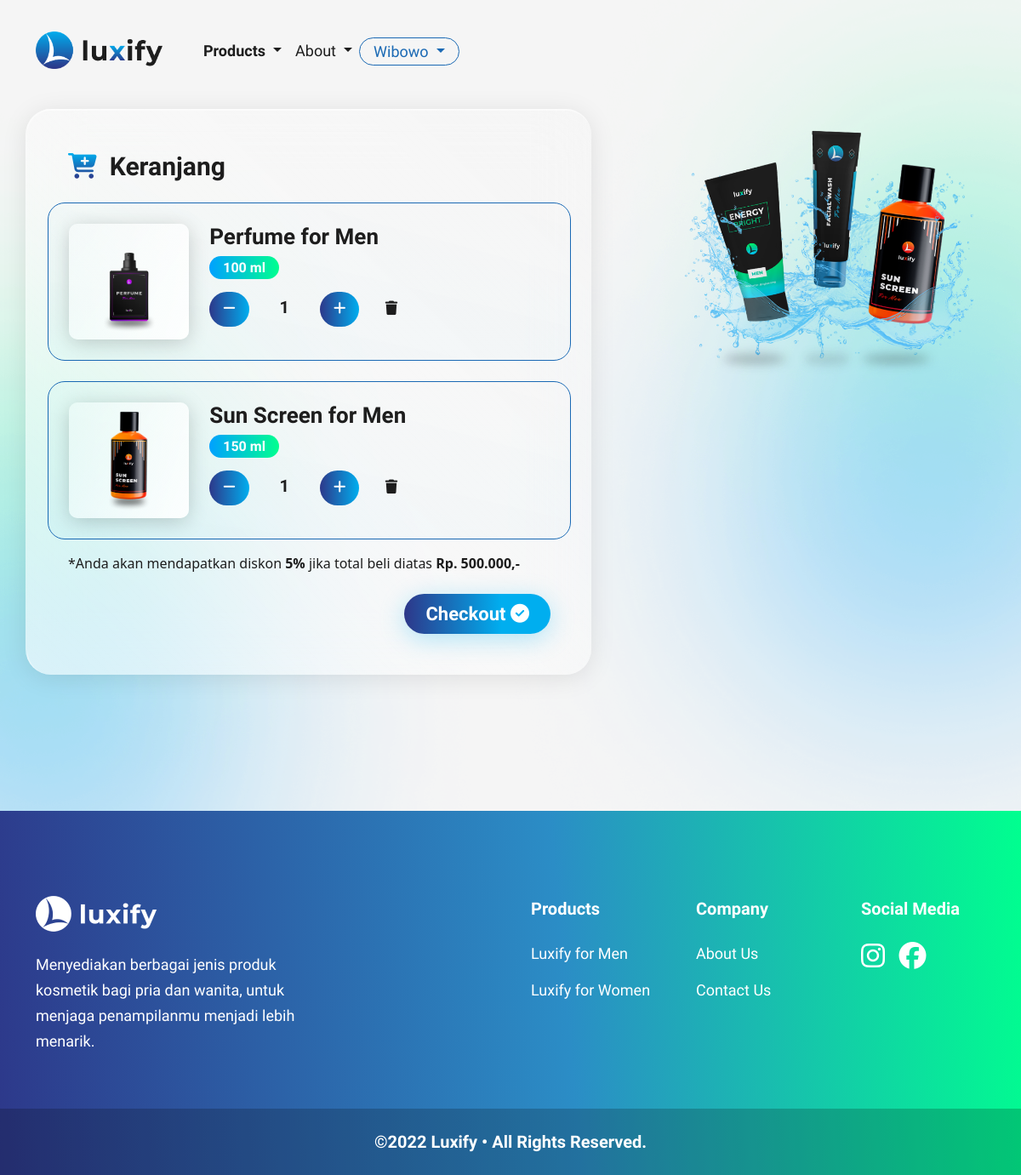
The app's page /cart/index.php (signed in) with its own data.
### tables this page shows
CREATE TABLE `carts` (
  `id` bigint(20) NOT NULL,
  `weights` varchar(255) NOT NULL,
  `quantity` int(11) NOT NULL,
  `product_id` bigint(20) NOT NULL,
  `transaction_id` bigint(20) DEFAULT NULL,
  `user_id` bigint(20) NOT NULL
);

CREATE TABLE `products` (
  `id` bigint(20) NOT NULL,
  `name` varchar(255) NOT NULL,
  `category` varchar(255) NOT NULL,
  `price` int(11) NOT NULL,
  `description` text NOT NULL
);

### cart/index.php (the view, shortened to what this page needs)
<?php
require_once '../connection.php';
$userid = $_SESSION['id'];
$sql = "SELECT carts.quantity, products.id AS 'productID', carts.id AS 'cartID',
            products.category, products.name, products.price, carts.weights, galleries.image
            FROM `carts`
            INNER JOIN products ON products.id = carts.product_id
            INNER JOIN galleries ON products.id = galleries.product_id
            WHERE type='main' AND quantity > 0 AND transaction_id IS NULL AND user_id = $userid
            GROUP BY products.id, carts.weights
            ORDER BY carts.id;";
$result = mysqli_query($conn, $sql);
$rows = [];
while ($row = mysqli_fetch_assoc($result)) {
   $rows[] = $row;
}
$username = $_SESSION['name'];
?>
<!DOCTYPE html>
<html lang="en">
<head>
   <link href="../libraries/bootstrap-5.1.3-dist/css/bootstrap.css" rel="stylesheet">
   <link href="../styles/main.css" rel="stylesheet">
   <link href="../styles/about.css" rel="stylesheet">
   <link href="../styles/cart.css" rel="stylesheet">
</head>
<body>
   <nav class="navbar navbar-expand-lg navbar-light">
      <div class="container py-4">
         <a class="navbar-brand" href="../index.php">
            <img src="../assets/images/luxify-logo-text.png" alt="" height="44">
         </a>
         <div class="collapse navbar-collapse" id="navbarSupportedContent">
            <ul class="navbar-nav me-auto mb-2 mb-lg-0 kopeey-menu">
               <li class="nav-item dropdown">
                  <a class="nav-link dropdown-toggle active" href="#" id="navbarProducts" role="button" data-bs-toggle="dropdown" aria-expanded="false">
                     Products
                  </a>
               </li>
               <li class="nav-item dropdown">
                  <a class="nav-link dropdown-toggle" href="#" id="navbarAbout" role="button" data-bs-toggle="dropdown" aria-expanded="false">
                     About
                  </a>
               </li>
               <li class="nav-item dropdown">
                  <div class="btn-outline-admin px-2 text-center">
                     <a class="nav-link dropdown-toggle" href="#" id="navbarUser" role="button" data-bs-toggle="dropdown" aria-expanded="false">
                        <?= $username ?>
                     </a>
                  </div>
               </li>
            </ul>
         </div>
      </div>
   </nav>
   <section class="kopeey-hero">
      <div class="container">
         <div class="row justify-content-center">
            <div class="col-12 col-lg-7 cart-card p-5" id="cartContainer">
               <div class="mb-3">
                  <h2>
                     <i class="fas fa-cart-plus"></i>
                     &nbsp;Keranjang
                  </h2>
               </div>
               <?php
               foreach ($rows as $cart) :
               ?>
                  <div class="row cart-item-container p-4 mt-4 gx-md-5">
                     <div class="col-sm-3 cart-image-container p-2 text-center">
                        <img src="../<?= $cart['image']; ?>" alt="Gambar Kopi" class="cart-image">
                     </div>
                     <div class="col-sm-9 mt-3 mt-sm-0">
                        <h4>
                           <a href="../details.php?id=<?= $cart['productID']; ?>">
                              <?= $cart['name'] . " for " . $cart['category']; ?>
                           </a>
                        </h4>
                        <div>
                           <span class="cart-label"><?= $cart['weights']; ?></span>
                        </div>
                        <div class="mt-3 align-items-end">
                           <span>
                              <button class="btn-plus-minus px-2 px-sm-3 py-1 py-sm-2" onclick="removeQuantity(<?= $cart['cartID']; ?>)">
                                 <i class="fas fa-minus"></i>
                              </button>
                           </span>
                           <span>
                              <input type="text" oninput="this.value = this.value.replace(/[^0-9.]/g, '').replace(/(\..*?)\..*/g, '$1');" onchange="changeQuantity(<?= $cart['cartID']; ?>)" size="2" class="quantity text-center" id="quantity-<?= $cart['cartID']; ?>" value="<?= $cart['quantity']; ?>">
                           </span>
                           <span>
                              <button class="btn-plus-minus px-2 px-sm-3 py-1 py-sm-2" onclick="addQuantity(<?= $cart['cartID']; ?>)">
                                 <i class="fas fa-plus"></i>
                              </button>
                           </span>
                           <span>
                              <button class="btn-delete px-2 px-sm-3 py-1 py-sm-2" onclick="deleteCart(<?= $cart['cartID']; ?>)">
                                 <i class="fas fa-trash"></i>
                              </button>
                           </span>
                        </div>
                     </div>
                  </div>
               <?php
               endforeach;
               ?>
               <p class="mt-3">
                  *Anda akan mendapatkan diskon <b>5%</b> jika total beli diatas <b>Rp. 500.000,-</b>
               </p>
               <div class="text-center text-sm-end mt-4">
                  <button type="button" id="btnCheckout" class="btn btn-checkout px-4" data-bs-toggle="modal" data-bs-target="#checkoutModal">
                     Checkout
                     <i class="fas fa-check-circle"></i>
                  </button>
               </div>
            </div>
            <div class="col-10 col-sm-12 col-lg-4 offset-lg-1 mt-5 text-center">
               <img src="../assets/images/hero-image.png" alt="" class="hero-image img-fluid">
            </div>
         </div>
      </div>
   </section>
   <section class="footer">
      <div class="container">
         <div class="row gx-sm-5">
            <div class="col-md-4 mb-5">
               <img src="../assets/images/luxify-logo-text-full-white.png" alt="" height="42">
               <p class="hero-paragraph mt-4">
                  Menyediakan berbagai jenis produk kosmetik bagi pria dan wanita, untuk menjaga penampilanmu menjadi lebih menarik.
               </p>
            </div>
            <div class="col-md-2 offset-md-2 mb-5">
               <div class="footer-group-name mb-4">
                  Products
               </div>
               <div class="footer-link mb-3">
                  <a href="../index.php#category-men" class="btn-arabica" id="btn-footer-arabica">Luxify for Men</a>
               </div>
               <div class="footer-link mb-3">
                  <a href="../index.php#category-women" class="btn-liberica" id="btn-footer-liberica">Luxify for Women</a>
               </div>
            </div>
            <div class="col-md-2 mb-5">
               <div class="footer-group-name mb-4">
                  Company
               </div>
               <div class="footer-link mb-3">
                  <a href="../about.php" target="_blank">About Us</a>
               </div>
               <div class="footer-link">
                  <a href="../contact.php" target="_blank">Contact Us</a>
               </div>
            </div>
            <div class="col-md-2 mb-5">
               <div class="footer-group-name mb-4">
                  Social Media
               </div>
               <div class="footer-link">
                  <a href="https://instagram.com" target="_blank">
                     <i class="fab fa-instagram"></i>
                  </a>
                  <a href="https://facebook.com" target="_blank">
                     <i class="fab fa-facebook"></i>
                  </a>
               </div>
            </div>
         </div>
      </div>
      <div class="footer-copyright text-center d-none d-sm-block">
         &copy;2022 <span>Luxify &bull;</span> All Rights Reserved.
      </div>
   </section>
</body>
</html>

### styles/main.css (style rules this page uses)
body { background: #F5F5F5 url("../assets/images/bg-blur.png") repeat center top; background-size: cover; color: #1d1d1d; }
.nav-link { color: #1d1d1d !important; transition: all 0.3s ease-in-out; }
.nav-link.active { color: #1d1d1d !important; font-weight: 700; }
.kopeey-menu { font-family: 'Maven Pro', sans-serif; font-size: 18px; font-weight: 500; margin-left: 24px; }
.hero-paragraph { font-family: 'Nunito Sans', sans-serif; font-size: 18px; font-weight: 400; line-height: 30px; }
.hero-image { max-width: 100%; height: auto; margin-top: -30px; animation: hero-image-margin-top 1.5s infinite alternate; }
.footer { background: linear-gradient(85.02deg, #2D388A 0%, #2B8DC6 55.21%, #00FF8F 100%); margin-top: 160px; padding-top: 100px; animation: bg-footer-animation 2s infinite alternate; }
.footer .hero-paragraph { color: white !important; }
.footer-group-name { font-family: 'Nunito Sans', sans-serif; font-size: 20px; font-weight: 700; color: white !important; }
.footer-link a { color: white; font-family: 'Nunito Sans', sans-serif; font-size: 18px; font-weight: 400; text-decoration: none; transition: all 0.3s ease-in-out; }
.footer-link a i { color: white; font-size: 32px; margin-right: 12px; transition: all 0.3s ease-in-out; }
.footer-copyright { font-family: 'Nunito Sans', sans-serif; font-size: 20px; font-weight: 700; color: white !important; background: rgba(0, 0, 0, 0.2); padding: 24px 0 24px; }
.footer-copyright span { font-weight: 700; }
.btn-outline-admin { background-color: transparent; border: 1px solid #1A69B4; border-radius: 30px; margin-top: 6px; transition: all 0.3s ease-in-out; }
.btn-outline-admin a { color: #1A69B4 !important; padding: 2px; }
@media only screen and (max-width: 1200px) { .footer { margin-top: 40px; } }

### styles/about.css (style rules this page uses)
body { background: #F5F5F5 url("../assets/images/bg-blur-3.png") no-repeat center top; background-size: cover; color: #1d1d1d; }
.footer { padding-top: 0; }
.footer-copyright { font-family: 'Nunito Sans', sans-serif; font-size: 20px; font-weight: 700; color: white !important; background: rgba(0, 0, 0, 0.2); }

### styles/cart.css (style rules this page uses)
.cart-card { background: linear-gradient(to right top, rgba(255, 255, 255, 0.6) 0%, rgba(255, 255, 255, 0.1) 100%); box-shadow: 0px 4px 30px -1px rgba(0, 0, 0, 0.1); backdrop-filter: blur(30px); border-radius: 30px; border-top: 2px solid rgba(255, 255, 255, 0.4); border-left: 2px solid rgba(255, 255, 255, 0.4); margin-top: 10px; }
.cart-card h2 { font-family: 'Maven Pro', sans-serif; font-size: 30px; font-weight: 700; }
.cart-card h2 i { background: -webkit-linear-gradient(#00AEEF, #2D388A); -webkit-background-clip: text; -webkit-text-fill-color: transparent; }
.cart-card h4 { font-family: 'Maven Pro', sans-serif; font-size: 26px; font-weight: 700; }
.cart-card h4 a { color: #1d1d1d; text-decoration: none; }
.cart-item-container { background: linear-gradient(to right top, rgba(0, 174, 239, .03) 0%, rgba(0, 174, 239, 0) 100%); border: 1px solid #1A69B4; border-radius: 20px; }
.cart-image-container { background: linear-gradient(116.86deg, rgba(255, 255, 255, 0.3) 0%, rgba(255, 255, 255, 0.9) 100%); box-shadow: 0px 4px 24px -1px rgba(0, 0, 0, 0.2); border-radius: 10px; }
.cart-image { max-height: 120px; }
.cart-label { width: fit-content; background: linear-gradient(90deg, #00A1FF 0%, #00FF8F 100%); border: 0; border-radius: 30px; color: white; cursor: text; font-family: 'Maven Pro', sans-serif; font-size: 16px; font-weight: 700; padding-top: 4px; padding-bottom: 4px; padding-left: 16px; padding-right: 16px; }
.btn-plus-minus { background-image: linear-gradient(to right, #2D388A, #00AEEF); border: none; border-radius: 24px; color: white; font-family: 'Nunito Sans', sans-serif; font-size: 16.5px; font-weight: 600; }
.quantity { background-color: rgba(0, 0, 0, 0); border: 0; color: #1d1d1d; font-family: 'Nunito Sans', sans-serif; font-size: 20px; font-weight: 600; }
.btn-delete { background:rgba(0, 0, 0, 0); border: 0; border-radius: 24px; color: #1d1d1d; font-family: 'Nunito Sans', sans-serif; font-size: 16.5px; font-weight: 600; margin-left: 10px; }
.btn-checkout { background-image: linear-gradient(to right, #2D388A, #00AEEF, #00AEEF, #2D388A); background-position: left; background-size: 200%; border-radius: 32px; box-shadow: 0 6px 30px 0px rgba(0, 174, 239, 0.3); color: white; font-family: 'Nunito Sans', sans-serif; font-size: 22px; font-weight: 700; transition: all 0.3s ease-in-out; }
.footer { margin-top: 160px; padding-top: 100px; }

### records on screen
carts: shows a picture, product.name "Perfume", product.category "Men", weights "100 ml", quantity "1"
carts: shows a picture, product.name "Sun Screen", product.category "Men", weights "150 ml", quantity "1"

### other values on screen
$username "Wibowo"
